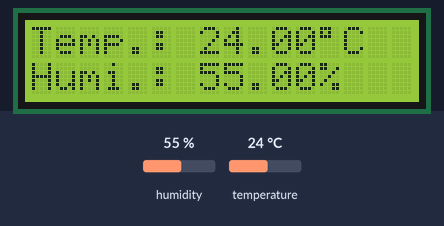
Simulated run of this sketch. Board: Arduino Uno, built with avr-gcc and run on an emulated ATmega328P. Shown: 16×2 character LCD. Inputs (shaded band) come from the test bench; at power-on: humidity 55 %, temperature 24 °C.

Above: at 1.2 s.
1.3 s: humidity set to 22 %
At 3.0 s:
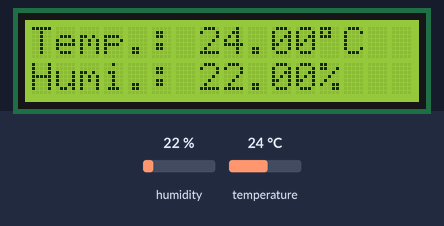
4.0 s: temperature set to 12 °C
At 5.6 s:
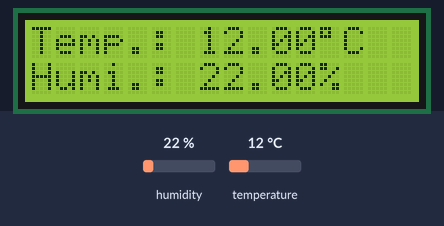
6.7 s: humidity set to 40 %
At 9.4 s:
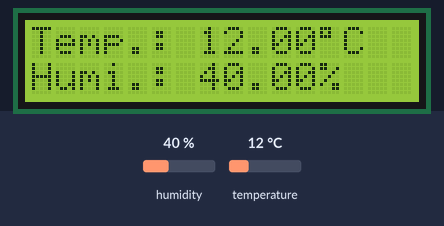
9.7 s: temperature set to 19 °C
At 10.8 s:
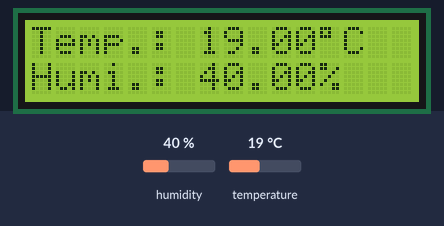
Timing chart, 0 to 12.7 s (numbered marks = the images above; inputs shaded):
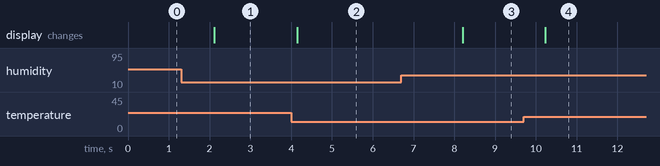

Measured:
- after the input at 1.3 s, the display: changes after 0.82 s (image 1)
- after the input at 4.0 s, the display: changes after 0.15 s (image 2)
- after the input at 6.7 s, the display: changes after 1.5 s (image 3)
- after the input at 9.7 s, the display: changes after 0.53 s (image 4)

The sketch:

Temp_and_Humidity_Display.ino
```cpp
#include <LiquidCrystal.h>  // Include LiquidCrystal Library
#include <dht.h>   // Include DHTlib Library

#define outPin 2

LiquidCrystal lcd(7, 8, 9, 10, 11, 12); // Create an LCD object.
dht DHT;    // Create a DHT object

void setup() {
  lcd.begin(16,2); // Initialize the LCD
}

void loop() {
  int readData = DHT.read11(outPin);

  float t = DHT.temperature;
  float h = DHT.humidity;

  lcd.setCursor(0,0);
  lcd.print("Temp.: ");
  lcd.print(t);
  lcd.print((char)223);//shows degrees character
  lcd.print("C");

  lcd.setCursor(0,1);
  lcd.print("Humi.: ");
  lcd.print(h);
  lcd.print("%");

  delay(2000);
}
```
